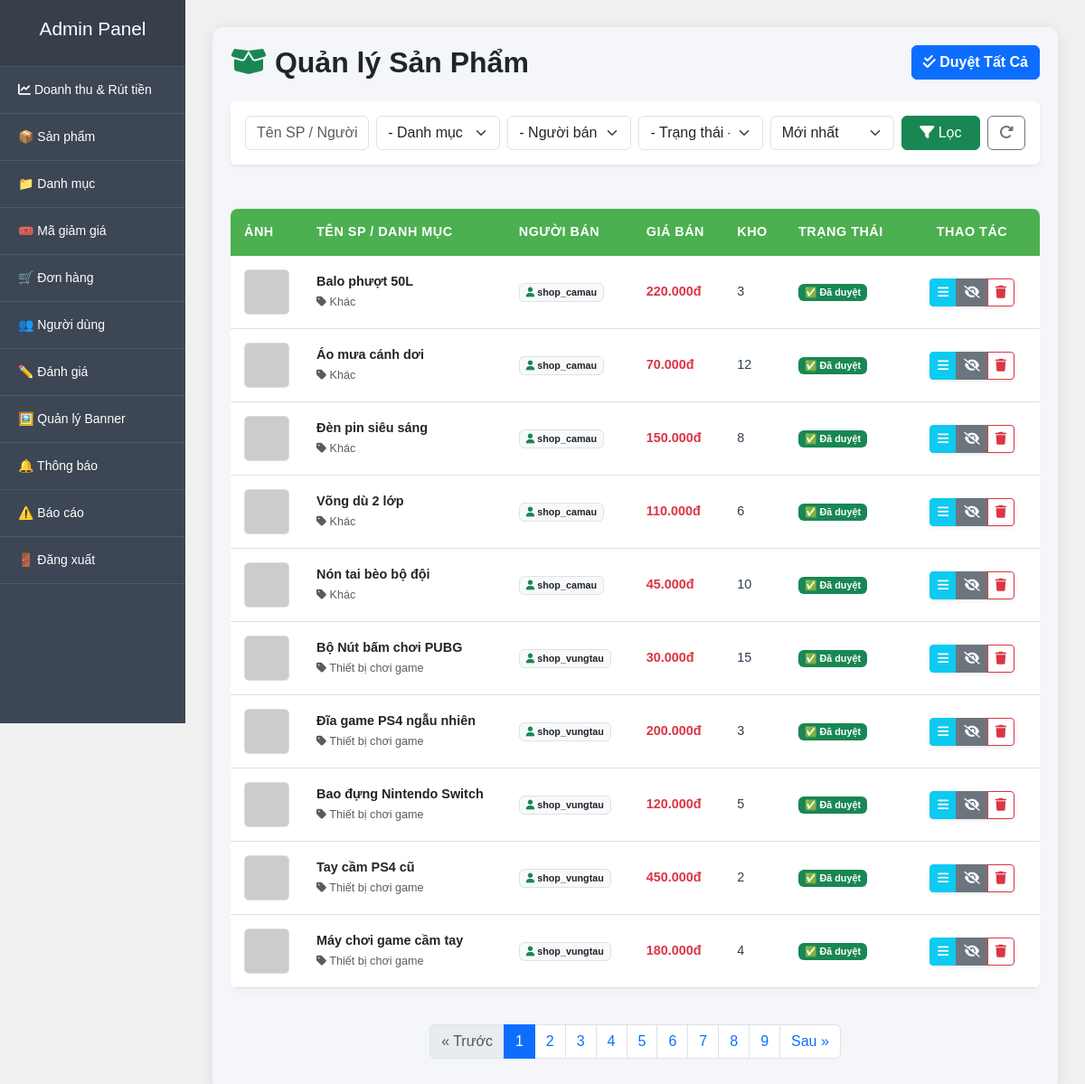
The page /admin/controllers/adminSanPhamController.php (signed in) on the database its author committed.
### tables this page shows
CREATE TABLE HangHoa ( 
    MaHH INT(10) PRIMARY KEY AUTO_INCREMENT,
    IdNguoiBan INT(10) NOT NULL, 
    MaDM INT(10), 
    TenHH VARCHAR(255) NOT NULL,
    SoLuongHH SMALLINT UNSIGNED,
    Gia DECIMAL(10,2) UNSIGNED,
    GiaThiTruong DECIMAL(10, 2) DEFAULT 0,
    NgayThem DATETIME DEFAULT CURRENT_TIMESTAMP,
    ChatLuongHang ENUM('Mới', 'Đã qua sử dụng', 'Gần như mới'),
    TinhTrangHang ENUM('Còn hàng', 'Hết hàng', 'Ngưng kinh doanh'), 
    TrangThaiDuyet ENUM('ChoDuyet','DaDuyet','TuChoi') DEFAULT 'ChoDuyet',
    LyDoTuChoi TEXT DEFAULT NULL, 
    MoTa LONGTEXT,
    HienThi TINYINT(1) DEFAULT 1,
    FOREIGN KEY (MaDM) REFERENCES DanhMuc(MaDM) ON DELETE CASCADE ON UPDATE CASCADE,
    FOREIGN KEY (IdNguoiBan) REFERENCES TaiKhoan(IdTaiKhoan) ON DELETE CASCADE 
);

CREATE TABLE DanhMuc ( 
    MaDM INT(10) PRIMARY KEY AUTO_INCREMENT,
    TenDM VARCHAR(100)
);

CREATE TABLE TaiKhoan ( 
    IdTaiKhoan INT(10) PRIMARY KEY AUTO_INCREMENT, 
    TenTK VARCHAR(100) NOT NULL,
    Email VARCHAR(100) NOT NULL UNIQUE,
    Sdt VARCHAR(10) NOT NULL, 
    MatKhau VARCHAR(255) NOT NULL, 
    VaiTro TINYINT DEFAULT 0 CHECK (VaiTro IN (0,1)), 
    IdGoogle VARCHAR(255) DEFAULT NULL, 
    TrangThaiBanHang ENUM('ChuaKichHoat','DangHoatDong','BiKhoa') DEFAULT 'ChuaKichHoat', 
    Avatar VARCHAR(255) DEFAULT NULL,
    ThoiGianTao DATETIME NOT NULL DEFAULT CURRENT_TIMESTAMP,
    DiemViPham INT DEFAULT 0,
    ViDo DECIMAL(10, 8) NULL COMMENT 'Latitude - Vĩ độ của Người Mua',
    KinhDo DECIMAL(11, 8) NULL COMMENT 'Longitude - Kinh độ của Người Mua',
    HanKhoaTaiKhoan DATETIME DEFAULT NULL
);

### admin/controllers/adminSanPhamController.php (called while the page is built, shortened)
<?php
require_once __DIR__ . '/../../includes/ketnoi.php';
require_once __DIR__ . '/../models/adminSanPhamModel.php';
$sanPhamModel = new AdminSanPhamModel($conn);
$keyword = $_GET['search'] ?? '';
$filter_dm = $_GET['madm'] ?? '';
$filter_nguoiban = $_GET['idnguoiban'] ?? '';
$filter_tinhtrang = $_GET['tinhtrang'] ?? '';
$filter_duyet = $_GET['trangthaiduyet'] ?? '';
$sort = $_GET['sort'] ?? 'new';
$limit = 10;
$page = isset($_GET['page']) ? (int)$_GET['page'] : 1;
$offset = ($page - 1) * $limit;
$total_records = $sanPhamModel->countTatCaSanPham($keyword, $filter_dm, $filter_nguoiban, $filter_tinhtrang, $filter_duyet);
$total_pages = ceil($total_records / $limit);
$danhSachSanPham = $sanPhamModel->getTatCaSanPham($keyword, $filter_dm, $filter_nguoiban, $filter_tinhtrang, $filter_duyet, $sort, $limit, $offset);
include_once __DIR__ . '/../views/quanLySanPham.php';

### admin/models/adminSanPhamModel.php (called while the page is built, shortened)
<?php
class AdminSanPhamModel
{
    private $conn;
    public function __construct($conn)
    {
        $this->conn = $conn;
    }
    public function countTatCaSanPham($keyword, $madm, $idNguoiBan, $tinhtrang, $trangthaiduyet)
    {
        $sql = "SELECT COUNT(*) as total FROM HangHoa hh JOIN TaiKhoan tk ON hh.IdNguoiBan = tk.IdTaiKhoan WHERE 1=1";
        $stmt = $this->conn->prepare($sql);
        $stmt->execute();
        return $stmt->get_result()->fetch_assoc()['total'];
    }
    public function getTatCaSanPham($keyword, $madm, $idNguoiBan, $tinhtrang, $trangthaiduyet, $sort, $limit, $offset)
    {
        $sql = "SELECT hh.*, dm.TenDM, tk.TenTK as NguoiBan, tk.IdTaiKhoan,
                (SELECT URL FROM HinhAnh WHERE MaHH = hh.MaHH LIMIT 1) as AnhDaiDien
                FROM HangHoa hh
                LEFT JOIN DanhMuc dm ON hh.MaDM = dm.MaDM
                LEFT JOIN TaiKhoan tk ON hh.IdNguoiBan = tk.IdTaiKhoan
                WHERE 1=1";
        $params = [];
        $types = "";
        if ($sort == 'gia_asc') $sql .= " ORDER BY hh.Gia ASC";
        elseif ($sort == 'gia_desc') $sql .= " ORDER BY hh.Gia DESC";
        elseif ($sort == 'tonkho_desc') $sql .= " ORDER BY hh.SoLuongHH DESC";
        else $sql .= " ORDER BY CASE WHEN hh.TrangThaiDuyet = 'ChoDuyet' THEN 1 ELSE 2 END, hh.MaHH DESC";
        $sql .= " LIMIT ? OFFSET ?";
        $params[] = $limit;
        $params[] = $offset;
        $types .= "ii";
        $stmt = $this->conn->prepare($sql);
        if (!empty($params)) $stmt->bind_param($types, ...$params);
        $stmt->execute();
        return $stmt->get_result()->fetch_all(MYSQLI_ASSOC);
    }
}

### admin/views/quanLySanPham.php (the view, shortened to what this page needs)
<!DOCTYPE html>
<html lang="vi">
<head>
    <link href="../../assets/css/bootstrap/bootstrap.css" rel="stylesheet">
    <link href="../../assets/css/color.css" rel="stylesheet">
    <link href="../../assets/css/admin_sidebar.css" rel="stylesheet">
    <link href="../../assets/css/navbar.css" rel="stylesheet">
    <link rel="stylesheet" href="https://cdnjs.cloudflare.com/ajax/libs/font-awesome/6.4.0/css/all.min.css">
</head>
<body>
    <div class="admin-layout">
        <?php include __DIR__ . '/../../includes/navbar.php'; ?>
        <main class="main-content">
            <div class="admin-container">
                <div class="d-flex justify-content-between align-items-center mb-4">
                    <div>
                        <h2 class="m-0 text-dark fw-bold"><i class="fa-solid fa-box-open text-success"></i> Quản lý Sản Phẩm</h2>
                    </div>
                    <a href="adminSanPhamController.php?action=duyet_tat_ca" class="btn btn-primary fw-bold" onclick="return confirm('Bạn chắc chắn muốn duyệt TẤT CẢ các sản phẩm đang chờ chứ?')">
                        <i class="fa-solid fa-check-double"></i> Duyệt Tất Cả
                    </a>
                </div>
                <div class="card border-0 shadow-sm mb-4">
                    <div class="card-body bg-white rounded">
                        <form method="GET" action="adminSanPhamController.php" class="row gx-2 gy-2 align-items-center">
                            <div class="col-md-2">
                                <input type="text" name="search" class="form-control" placeholder="Tên SP / Người bán..." value="<?= htmlspecialchars($keyword) ?>">
                            </div>
                            <div class="col-md-2">
                                <select name="madm" class="form-select">
                                    <option value="">- Danh mục -</option>
                                </select>
                            </div>
                            <div class="col-md-2">
                                <select name="idnguoiban" class="form-select">
                                    <option value="">- Người bán -</option>
                                </select>
                            </div>
                            <div class="col-md-2">
                                <select name="trangthaiduyet" class="form-select">
                                    <option value="">- Trạng thái -</option>
                                </select>
                            </div>
                            <div class="col-md-2">
                                <select name="sort" class="form-select">
                                    <option value="new" <?= $sort == 'new' ? 'selected' : '' ?>>Mới nhất</option>
                                </select>
                            </div>
                            <div class="col-md-2 d-flex gap-2">
                                <button type="submit" class="btn btn-success w-100"><i class="fas fa-filter"></i> Lọc</button>
                                <a href="adminSanPhamController.php" class="btn btn-outline-secondary"><i class="fa-solid fa-rotate-right"></i></a>
                            </div>
                        </form>
                    </div>
                </div>
                <div class="table-responsive">
                    <table class="table table-hover qlsp-table align-middle">
                        <thead>
                            <tr>
                                <th style="width: 60px;">Ảnh</th>
                                <th style="width: 25%;">Tên SP / Danh mục</th>
                                <th>Người bán</th>
                                <th>Giá bán</th>
                                <th>Kho</th>
                                <th>Trạng thái</th>
                                <th class="text-center" style="width: 150px;">Thao tác</th>
                            </tr>
                        </thead>
                        <tbody>
                            <?php if (empty($danhSachSanPham)): ?>
                                <tr>
                                    <td colspan="7" class="text-center py-4 text-muted">Không tìm thấy sản phẩm nào.</td>
                                </tr>
                            <?php else: ?>
                                <?php foreach ($danhSachSanPham as $r): ?>
                                    <tr>
                                        <td><img src="../../<?= $r['AnhDaiDien'] ?? 'assets/images/placeholder.png' ?>" style="width: 50px; height: 50px; object-fit: cover; border-radius: 5px; border: 1px solid #ddd;"></td>
                                        <td>
                                            <strong class="text-dark"><?= htmlspecialchars($r['TenHH']) ?></strong><br>
                                            <small class="text-muted"><i class="fa-solid fa-tag"></i> <?= htmlspecialchars($r['TenDM']) ?></small>
                                        </td>
                                        <td><span class="badge bg-light text-dark border"><i class="fas fa-user text-success"></i> <?= htmlspecialchars($r['NguoiBan']) ?></span></td>
                                        <td class="text-danger fw-bold"><?= number_format($r['Gia'], 0, ',', '.') ?>đ</td>
                                        <td><?= $r['SoLuongHH'] ?></td>
                                        <td>
                                            <?php if ($r['TrangThaiDuyet'] == 'ChoDuyet'): ?>
                                                <span class="badge bg-warning text-dark">⏳ Chờ duyệt</span>
                                            <?php elseif ($r['TrangThaiDuyet'] == 'DaDuyet'): ?>
                                                <span class="badge bg-success">✅ Đã duyệt</span>
                                            <?php endif; ?>
                                        </td>
                                        <td class="text-center">
                                            <div class="btn-group shadow-sm">
                                                <a href="adminChiTietSanPhamController.php?id=<?= $r['MaHH'] ?>" class="btn btn-sm btn-info text-white" title="Xem chi tiết">
                                                    <i class="fa-solid fa-bars"></i>
                                                </a>
                                                <?php if ($r['TrangThaiDuyet'] == 'ChoDuyet'): ?>
                                                    <a href="adminSanPhamController.php?action=duyet&id=<?= $r['MaHH'] ?>" class="btn btn-sm btn-success" title="Duyệt bài"><i class="fa-solid fa-check"></i></a>
                                                    <button type="button" class="btn btn-sm btn-warning" onclick="tuChoiSanPham(<?= $r['MaHH'] ?>)" title="Từ chối"><i class="fa-solid fa-xmark"></i></button>
                                                <?php elseif ($r['TrangThaiDuyet'] == 'DaDuyet'): ?>
                                                    <a href="adminSanPhamController.php?action=<?= $r['HienThi'] == 1 ? 'an' : 'hien' ?>&id=<?= $r['MaHH'] ?>" class="btn btn-sm <?= $r['HienThi'] == 1 ? 'btn-secondary' : 'btn-primary' ?>" title="<?= $r['HienThi'] == 1 ? 'Ẩn bài' : 'Hiện bài' ?>">
                                                        <i class="fa-solid <?= $r['HienThi'] == 1 ? 'fa-eye-slash' : 'fa-eye-action' ?>"></i>
                                                    </a>
                                                <?php endif; ?>
                                                <a href="adminSanPhamController.php?xoa=<?= $r['MaHH'] ?>" class="btn btn-sm btn-outline-danger" onclick="return confirm('Xóa vĩnh viễn sản phẩm này?')" title="Xóa"><i class="fas fa-trash"></i></a>
                                            </div>
                                        </td>
                                    </tr>
                                <?php endforeach; ?>
                            <?php endif; ?>
                        </tbody>
                    </table>
                </div>
                <?php if (isset($total_pages) && $total_pages > 1): ?>
                    <nav class="mt-4">
                        <ul class="pagination justify-content-center">
                            <li class="page-item <?= ($page <= 1) ? 'disabled' : '' ?>">
                                <a class="page-link" href="?page=<?= $page - 1 ?>&search=<?= urlencode($keyword) ?>&madm=<?= $filter_dm ?>&idnguoiban=<?= $filter_nguoiban ?>&trangthaiduyet=<?= $filter_duyet ?>&sort=<?= $sort ?>">« Trước</a>
                            </li>
                            <?php for ($i = 1; $i <= $total_pages; $i++): ?>
                                <li class="page-item <?= ($page == $i) ? 'active' : '' ?>">
                                    <a class="page-link" href="?page=<?= $i ?>&search=<?= urlencode($keyword) ?>&madm=<?= $filter_dm ?>&idnguoiban=<?= $filter_nguoiban ?>&trangthaiduyet=<?= $filter_duyet ?>&sort=<?= $sort ?>"><?= $i ?></a>
                                </li>
                            <?php endfor; ?>
                            <li class="page-item <?= ($page >= $total_pages) ? 'disabled' : '' ?>">
                                <a class="page-link" href="?page=<?= $page + 1 ?>&search=<?= urlencode($keyword) ?>&madm=<?= $filter_dm ?>&idnguoiban=<?= $filter_nguoiban ?>&trangthaiduyet=<?= $filter_duyet ?>&sort=<?= $sort ?>">Sau »</a>
                            </li>
                        </ul>
                    </nav>
                <?php endif; ?>
            </div>
        </main>
    </div>
</body>
</html>

### rows shown on the page
hanghoa: TenHH "Balo phượt 50L", MaDM.TenDM "Khác", IdNguoiBan.TenTK "shop_camau", Gia "220.000", SoLuongHH "3", TrangThaiDuyet "✅ Đã duyệt", HienThi 1 (drawn)
hanghoa: TenHH "Áo mưa cánh dơi", MaDM.TenDM "Khác", IdNguoiBan.TenTK "shop_camau", Gia "70.000", SoLuongHH "12", TrangThaiDuyet "✅ Đã duyệt", HienThi 1 (drawn)
hanghoa: TenHH "Đèn pin siêu sáng", MaDM.TenDM "Khác", IdNguoiBan.TenTK "shop_camau", Gia "150.000", SoLuongHH "8", TrangThaiDuyet "✅ Đã duyệt", HienThi 1 (drawn)
hanghoa: TenHH "Võng dù 2 lớp", MaDM.TenDM "Khác", IdNguoiBan.TenTK "shop_camau", Gia "110.000", SoLuongHH "6", TrangThaiDuyet "✅ Đã duyệt", HienThi 1 (drawn)
hanghoa: TenHH "Nón tai bèo bộ đội", MaDM.TenDM "Khác", IdNguoiBan.TenTK "shop_camau", Gia "45.000", SoLuongHH "10", TrangThaiDuyet "✅ Đã duyệt", HienThi 1 (drawn)
hanghoa: TenHH "Bộ Nút bấm chơi PUBG", MaDM.TenDM "Thiết bị chơi game", IdNguoiBan.TenTK "shop_vungtau", Gia "30.000", SoLuongHH "15", TrangThaiDuyet "✅ Đã duyệt", HienThi 1 (drawn)
hanghoa: TenHH "Đĩa game PS4 ngẫu nhiên", MaDM.TenDM "Thiết bị chơi game", IdNguoiBan.TenTK "shop_vungtau", Gia "200.000", SoLuongHH "3", TrangThaiDuyet "✅ Đã duyệt", HienThi 1 (drawn)
hanghoa: TenHH "Bao đựng Nintendo Switch", MaDM.TenDM "Thiết bị chơi game", IdNguoiBan.TenTK "shop_vungtau", Gia "120.000", SoLuongHH "5", TrangThaiDuyet "✅ Đã duyệt", HienThi 1 (drawn)
hanghoa: TenHH "Tay cầm PS4 cũ", MaDM.TenDM "Thiết bị chơi game", IdNguoiBan.TenTK "shop_vungtau", Gia "450.000", SoLuongHH "2", TrangThaiDuyet "✅ Đã duyệt", HienThi 1 (drawn)
hanghoa: TenHH "Máy chơi game cầm tay", MaDM.TenDM "Thiết bị chơi game", IdNguoiBan.TenTK "shop_vungtau", Gia "180.000", SoLuongHH "4", TrangThaiDuyet "✅ Đã duyệt", HienThi 1 (drawn)
